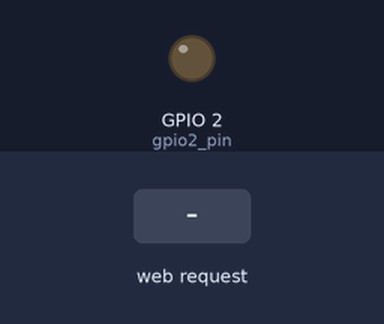
Simulated run of this sketch. Board: ESP8266 (NodeMCU). Parts: output pins drawn as LEDs (lit = HIGH). The test bench sets the inputs (shaded band). WiFi joins after 1.5 s; servers stay silent unless stated; what the sketch prints to the serial monitor is not drawn.

Above: at 3.7 s.
3.8 s: HTTP request GET /socket1On received
At 5.0 s:
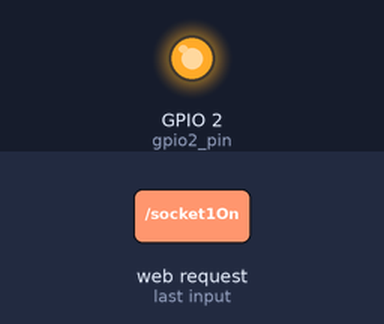
Timing chart, 0 to 9.3 s (numbered marks = the images above; inputs shaded):
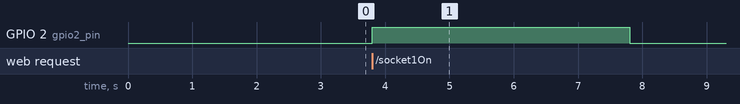

Measured:
- after the input at 3.8 s, GPIO 2 (gpio2_pin): LOW → HIGH at once, → LOW 4.0 s later

The sketch:

Garage_Door_ESP8266.ino
```cpp
//Garage Door website for Adafruit HUZZAH ESP8266
//Should work with any ESP8266 module
//Working as of July 17, 2016

#include <ESP8266WiFi.h>
#include <WiFiClient.h>
#include <ESP8266WebServer.h>
#include <ESP8266mDNS.h>

MDNSResponder mdns;

// Replace with your network credentials
const char* ssid = "Your SSID";
const char* password = "Your password";

ESP8266WebServer server(80);

String webPage = "";

int gpio2_pin = 2;

void setup(void){
  webPage += "<h1>Garage Door</h1><a href=\"socket1On\"><button>Open/Close</button></a>";

  pinMode(gpio2_pin, OUTPUT);
  digitalWrite(gpio2_pin, LOW);

  delay(1000);
  Serial.begin(115200);
  WiFi.begin(ssid, password);
  Serial.println("");

  // Wait for connection
  while (WiFi.status() != WL_CONNECTED) {
    delay(500);
    Serial.print(".");
  }
  Serial.println("");
  Serial.print("Connected to ");
  Serial.println(ssid);
  Serial.print("IP address: ");
  Serial.println(WiFi.localIP());

  if (mdns.begin("esp8266", WiFi.localIP())) {
    Serial.println("MDNS responder started");
  }

  server.on("/", [](){
    server.send(200, "text/html", webPage);
  });
  server.on("/socket1On", [](){
    server.send(200, "text/html", webPage);
    digitalWrite(gpio2_pin, HIGH);
    delay(4000);
    digitalWrite(gpio2_pin, LOW);
  });

  server.begin();
  Serial.println("HTTP server started");
}

void loop(void){
  server.handleClient();
}
```
